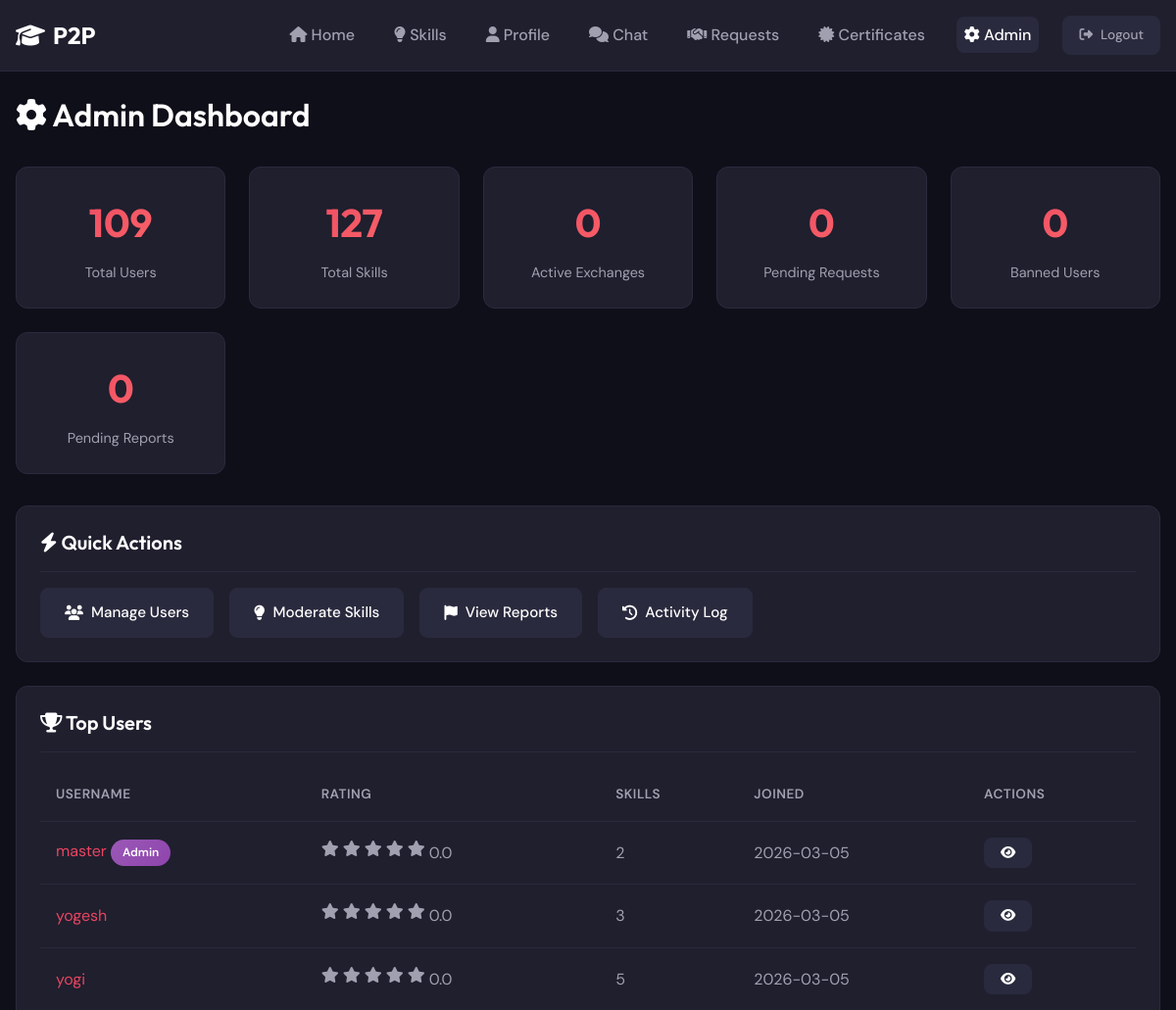
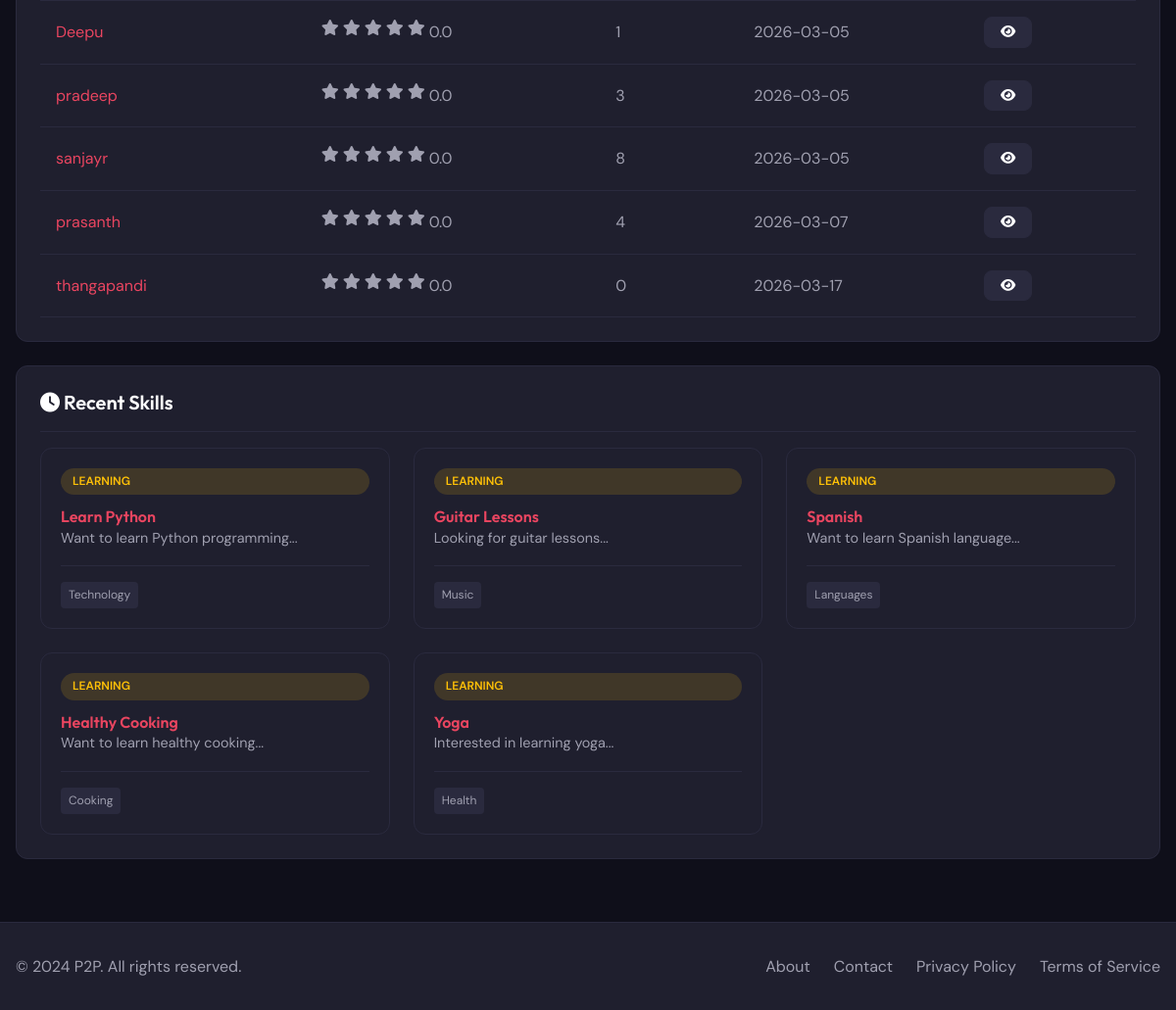
Page /admin/ (signed in) on the committed database (2 pictures, top to bottom).
### models.py (models this page shows, shortened)
class User(UserMixin, db.Model):
    __tablename__ = 'users'
    id = db.Column(db.Integer, primary_key=True)
    username = db.Column(db.String(80), unique=True, nullable=False, index=True)
    email = db.Column(db.String(120), unique=True, nullable=False, index=True)
    password_hash = db.Column(db.String(256), nullable=False)
    bio = db.Column(db.Text, default='')
    location = db.Column(db.String(120), default='')
    profile_picture = db.Column(db.String(255), default='default.png')
    signature_image = db.Column(db.String(255), nullable=True)  # Instructor signature image
    rating = db.Column(db.Float, default=0.0)
    is_admin = db.Column(db.Boolean, default=False)
    is_banned = db.Column(db.Boolean, default=False)
    created_at = db.Column(db.DateTime, default=datetime.utcnow)
    skills_offered = db.relationship('Skill', foreign_keys='Skill.user_id', backref='owner', lazy='dynamic')
    exchange_sent = db.relationship('ExchangeRequest', foreign_keys='ExchangeRequest.sender_id', backref='sender', lazy='dynamic')
    exchange_received = db.relationship('ExchangeRequest', foreign_keys='ExchangeRequest.receiver_id', backref='receiver', lazy='dynamic')
    messages_sent = db.relationship('Message', foreign_keys='Message.sender_id', backref='sender', lazy='dynamic')
    messages_received = db.relationship('Message', foreign_keys='Message.receiver_id', backref='receiver', lazy='dynamic')
    bookmarks = db.relationship('Bookmark', backref='user', lazy='dynamic', cascade='all, delete-orphan')
    reviews_given = db.relationship('Review', foreign_keys='Review.reviewer_id', backref='reviewer', lazy='dynamic')
    reviews_received = db.relationship('Review', foreign_keys='Review.reviewed_id', backref='reviewed', lazy='dynamic')
    reports_made = db.relationship('Report', foreign_keys='Report.reporter_id', backref='reporter', lazy='dynamic')
    reports_received = db.relationship('Report', foreign_keys='Report.reported_id', backref='reported', lazy='dynamic')
    @property
    def skills_count(self):
        return self.skills_offered.count()

class Skill(db.Model):
    __tablename__ = 'skills'
    id = db.Column(db.Integer, primary_key=True)
    user_id = db.Column(db.Integer, db.ForeignKey('users.id'), nullable=False, index=True)
    title = db.Column(db.String(100), nullable=False)
    description = db.Column(db.Text, nullable=False)
    category = db.Column(db.String(50), nullable=False, index=True)
    skill_type = db.Column(db.String(10), nullable=False)  # 'offered' or 'wanted'
    is_approved = db.Column(db.Boolean, default=True)
    created_at = db.Column(db.DateTime, default=datetime.utcnow)
    bookmarks = db.relationship('Bookmark', backref='skill', lazy='dynamic', cascade='all, delete-orphan')
    exchange_requests_sender = db.relationship('ExchangeRequest', foreign_keys='ExchangeRequest.sender_skill_id', backref='sender_skill', lazy='dynamic')
    exchange_requests_receiver = db.relationship('ExchangeRequest', foreign_keys='ExchangeRequest.receiver_skill_id', backref='receiver_skill', lazy='dynamic')

### routes/admin.py (the view)
@admin_bp.route('/')
@admin_required
def dashboard():
    stats = {
        'total_users': User.query.count(),
        'total_skills': Skill.query.count(),
        'active_exchanges': ExchangeRequest.query.filter_by(status='accepted').count(),
        'pending_requests': ExchangeRequest.query.filter_by(status='pending').count(),
        'banned_users': User.query.filter_by(is_banned=True).count(),
        'pending_reports': Report.query.filter_by(status='pending').count()
    }
    top_users = User.query.filter_by(is_banned=False).order_by(User.rating.desc()).limit(10).all()
    recent_skills = Skill.query.order_by(Skill.created_at.desc()).limit(5).all()
    recent_exchanges = ExchangeRequest.query.order_by(ExchangeRequest.created_at.desc()).limit(5).all()
    return render_template('admin/dashboard.html',
                           stats=stats,
                           top_users=top_users,
                           recent_skills=recent_skills,
                           recent_exchanges=recent_exchanges)

### routes/admin.py (called while the page is built)
def admin_required(f):
    @wraps(f)
    @login_required
    def decorated_function(*args, **kwargs):
        if not current_user.is_admin:
            flash('Admin access required.', 'danger')
            return redirect(url_for('main.index'))
        return f(*args, **kwargs)
    return decorated_function

### templates/admin/dashboard.html (shortened to what this page needs)
{% extends "base.html" %}
{% block content %}
<div class="container mt-3">
    <h1 class="mb-3"><i class="fas fa-cog"></i> Admin Dashboard</h1>
    <div class="stats-grid">
        <div class="stat-card">
            <div class="stat-number">{{ stats.total_users }}</div>
            <div class="stat-label">Total Users</div>
        </div>
        <div class="stat-card">
            <div class="stat-number">{{ stats.total_skills }}</div>
            <div class="stat-label">Total Skills</div>
        </div>
        <div class="stat-card">
            <div class="stat-number">{{ stats.active_exchanges }}</div>
            <div class="stat-label">Active Exchanges</div>
        </div>
        <div class="stat-card">
            <div class="stat-number">{{ stats.pending_requests }}</div>
            <div class="stat-label">Pending Requests</div>
        </div>
        <div class="stat-card">
            <div class="stat-number">{{ stats.banned_users }}</div>
            <div class="stat-label">Banned Users</div>
        </div>
        <div class="stat-card">
            <div class="stat-number">{{ stats.pending_reports }}</div>
            <div class="stat-label">Pending Reports</div>
        </div>
    </div>
    <div class="card mb-3">
        <div class="card-header">
            <h3 class="card-title"><i class="fas fa-bolt"></i> Quick Actions</h3>
        </div>
        <div class="card-body">
            <div class="d-flex gap-2 flex-wrap">
                <a href="{{ url_for('admin.users') }}" class="btn btn-secondary">
                    <i class="fas fa-users"></i> Manage Users
                </a>
                <a href="{{ url_for('admin.skills') }}" class="btn btn-secondary">
                    <i class="fas fa-lightbulb"></i> Moderate Skills
                </a>
                <a href="{{ url_for('admin.reports') }}" class="btn btn-secondary">
                    <i class="fas fa-flag"></i> View Reports
                </a>
                <a href="{{ url_for('admin.activity') }}" class="btn btn-secondary">
                    <i class="fas fa-history"></i> Activity Log
                </a>
            </div>
        </div>
    </div>
    <div class="card mb-3">
        <div class="card-header">
            <h3 class="card-title"><i class="fas fa-trophy"></i> Top Users</h3>
        </div>
        <div class="card-body">
            {% if top_users %}
            <div class="table-container">
                <table>
                    <thead>
                        <tr>
                            <th>Username</th>
                            <th>Rating</th>
                            <th>Skills</th>
                            <th>Joined</th>
                            <th>Actions</th>
                        </tr>
                    </thead>
                    <tbody>
                        {% for user in top_users %}
                        <tr>
                            <td>
                                <a href="{{ url_for('main.user_profile', user_id=user.id) }}">{{ user.username }}</a>
                                {% if user.is_admin %}<span class="badge badge-admin">Admin</span>{% endif %}
                            </td>
                            <td>
                                <div class="rating">
                                    {% for i in range(5) %}
                                        <i class="fas fa-star star {% if i < user.rating|int %}filled{% endif %}"></i>
                                    {% endfor %}
                                    <span>{{ "%.1f"|format(user.rating) }}</span>
                                </div>
                            </td>
                            <td>{{ user.skills_count }}</td>
                            <td>{{ user.created_at.strftime('%Y-%m-%d') }}</td>
                            <td>
                                <a href="{{ url_for('admin.user_detail', user_id=user.id) }}" class="btn btn-secondary btn-sm">
                                    <i class="fas fa-eye"></i>
                                </a>
                            </td>
                        </tr>
                        {% endfor %}
                    </tbody>
                </table>
            </div>
            {% else %}
            <p class="text-muted">No users yet.</p>
            {% endif %}
        </div>
    </div>
    <div class="card">
        <div class="card-header">
            <h3 class="card-title"><i class="fas fa-clock"></i> Recent Skills</h3>
        </div>
        <div class="card-body">
            {% if recent_skills %}
            <div class="skills-grid">
                {% for skill in recent_skills %}
                <div class="skill-card">
                    <span class="skill-type {{ skill.skill_type }}">
                        {% if skill.skill_type == 'offered' %}Teaching{% else %}Learning{% endif %}
                    </span>
                    <h4><a href="{{ url_for('skills.detail', skill_id=skill.id) }}">{{ skill.title }}</a></h4>
                    <p class="text-muted">{{ skill.description[:100] }}...</p>
                    <div class="skill-meta">
                        <span class="skill-category">{{ skill.category }}</span>
                    </div>
                </div>
                {% endfor %}
            </div>
            {% else %}
            <p class="text-muted">No skills yet.</p>
            {% endif %}
        </div>
    </div>
</div>
{% endblock %}

### static/css/style.css (style rules this page uses)
:root { --primary: #1a1a2e; --secondary: #16213e; --accent: #e94560; --accent-light: #ff6b6b; --success: #00d9a5; --warning: #ffc107; --danger: #dc3545; --bg: #0f0f1a; --surface: #1f1f2e; --surface-light: #2a2a3e; --text: #ffffff; --text-secondary: #a0a0b0; --border: #2a2a3e; --gradient: linear-gradient(135deg, #e94560, #ff6b6b); --shadow: 0 4px 20px rgba(0, 0, 0, 0.3); --radius: 12px; --radius-sm: 8px; }
* { margin: 0; padding: 0; box-sizing: border-box; }
body { font-family: 'DM Sans', sans-serif; background-color: var(--bg); color: var(--text); line-height: 1.6; min-height: 100vh; }
h1, h2, h3, h4, h5, h6 { font-family: 'Outfit', sans-serif; font-weight: 600; line-height: 1.3; }
a { color: var(--accent); text-decoration: none; transition: color 0.3s ease; }
.container { max-width: 1200px; margin: 0 auto; padding: 0 1rem; }
.btn { display: inline-flex; align-items: center; justify-content: center; gap: 0.5rem; padding: 0.75rem 1.5rem; border: none; border-radius: var(--radius-sm); font-family: 'DM Sans', sans-serif; font-weight: 500; font-size: 0.95rem; cursor: pointer; transition: all 0.3s ease; text-decoration: none; }
.btn-secondary { background: var(--surface-light); color: var(--text); border: 1px solid var(--border); }
.btn-sm { padding: 0.5rem 1rem; font-size: 0.85rem; }
.card { background: var(--surface); border: 1px solid var(--border); border-radius: var(--radius); padding: 1.5rem; transition: all 0.3s ease; }
.card-header { display: flex; justify-content: space-between; align-items: center; margin-bottom: 1rem; padding-bottom: 1rem; border-bottom: 1px solid var(--border); }
.card-title { font-size: 1.25rem; font-weight: 600; }
.card-body { color: var(--text-secondary); }
.stats-grid { display: grid; grid-template-columns: repeat(auto-fit, minmax(200px, 1fr)); gap: 1.5rem; margin: 2rem 0; }
.stat-card { background: var(--surface); border: 1px solid var(--border); border-radius: var(--radius); padding: 1.5rem; text-align: center; transition: all 0.3s ease; }
.stat-number { font-size: 2.5rem; font-weight: 700; font-family: 'Outfit', sans-serif; background: var(--gradient); -webkit-background-clip: text; -webkit-text-fill-color: transparent; background-clip: text; }
.stat-label { color: var(--text-secondary); font-size: 0.9rem; margin-top: 0.5rem; }
.skills-grid { display: grid; grid-template-columns: repeat(auto-fill, minmax(280px, 1fr)); gap: 1.5rem; }
.skill-card { background: var(--surface); border: 1px solid var(--border); border-radius: var(--radius); padding: 1.25rem; transition: all 0.3s ease; display: flex; flex-direction: column; }
.skill-type { display: inline-block; padding: 0.25rem 0.75rem; border-radius: 20px; font-size: 0.75rem; font-weight: 600; text-transform: uppercase; margin-bottom: 0.75rem; }
.skill-type.wanted { background: rgba(255, 193, 7, 0.15); color: var(--warning); }
.skill-card p { color: var(--text-secondary); font-size: 0.9rem; flex-grow: 1; margin-bottom: 1rem; display: -webkit-box; -webkit-line-clamp: 3; -webkit-box-orient: vertical; overflow: hidden; }
.skill-meta { display: flex; justify-content: space-between; align-items: center; font-size: 0.85rem; color: var(--text-secondary); padding-top: 1rem; border-top: 1px solid var(--border); }
.skill-category { background: var(--surface-light); padding: 0.25rem 0.5rem; border-radius: 4px; font-size: 0.75rem; }
.table-container { overflow-x: auto; }
table { width: 100%; border-collapse: collapse; }
th, td { padding: 1rem; text-align: left; border-bottom: 1px solid var(--border); }
th { font-weight: 600; color: var(--text-secondary); font-size: 0.85rem; text-transform: uppercase; letter-spacing: 0.5px; }
.badge { display: inline-block; padding: 0.25rem 0.75rem; border-radius: 20px; font-size: 0.75rem; font-weight: 600; }
.badge-admin { background: linear-gradient(135deg, #9b59b6, #8e44ad); color: white; }
.rating { display: flex; gap: 0.25rem; }
.star { color: var(--text-secondary); }
.text-muted { color: var(--text-secondary); }
.mt-3 { margin-top: 1.5rem; }
.mb-3 { margin-bottom: 1.5rem; }
.d-flex { display: flex; }
.gap-2 { gap: 1rem; }

### rows in the picture
User: username "master", is_admin "Admin", rating "0.0", skills_count "2", created_at "2026-03-05"
User: username "yogesh", rating "0.0", skills_count "3", created_at "2026-03-05"
User: username "yogi", rating "0.0", skills_count "5", created_at "2026-03-05"
User: username "Deepu", rating "0.0", skills_count "1", created_at "2026-03-05"
User: username "pradeep", rating "0.0", skills_count "3", created_at "2026-03-05"
User: username "sanjayr", rating "0.0", skills_count "8", created_at "2026-03-05"
User: username "prasanth", rating "0.0", skills_count "4", created_at "2026-03-07"
User: username "thangapandi", rating "0.0", skills_count "0", created_at "2026-03-17"
Skill: skill_type "LEARNING", title "Learn Python", description "Want to learn Python programming", category "Technology"
Skill: skill_type "LEARNING", title "Guitar Lessons", description "Looking for guitar lessons", category "Music"
Skill: skill_type "LEARNING", title "Spanish", description "Want to learn Spanish language", category "Languages"
Skill: skill_type "LEARNING", title "Healthy Cooking", description "Want to learn healthy cooking", category "Cooking"
Skill: skill_type "LEARNING", title "Yoga", description "Interested in learning yoga", category "Health"

### other values in the picture
{{ stats.total_users }} "109"
{{ stats.total_skills }} "127"
{{ stats.active_exchanges }} "0"
{{ stats.pending_requests }} "0"
{{ stats.banned_users }} "0"
{{ stats.pending_reports }} "0"
